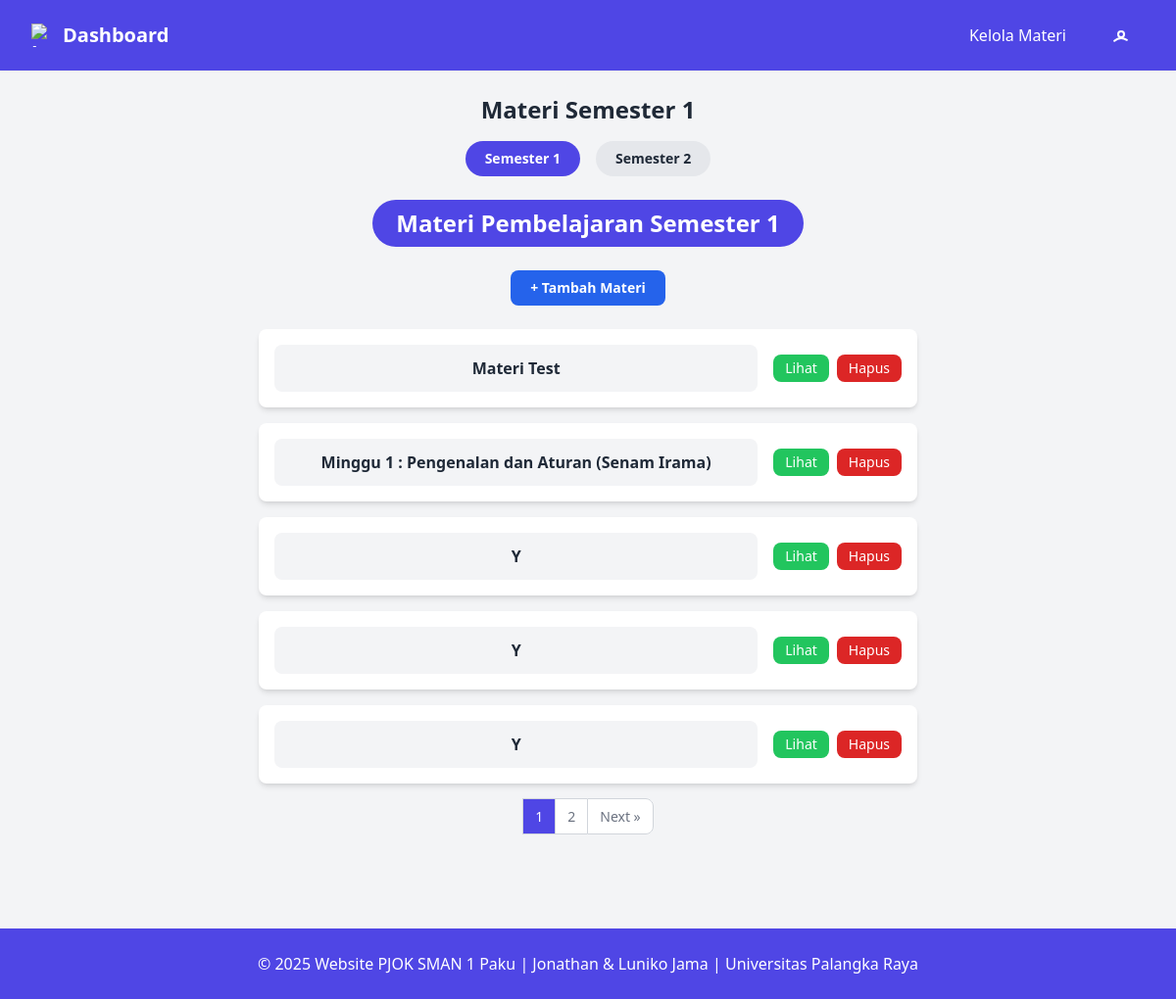
Before: /pages/guru/materi/index.php (signed in) with the older database file.
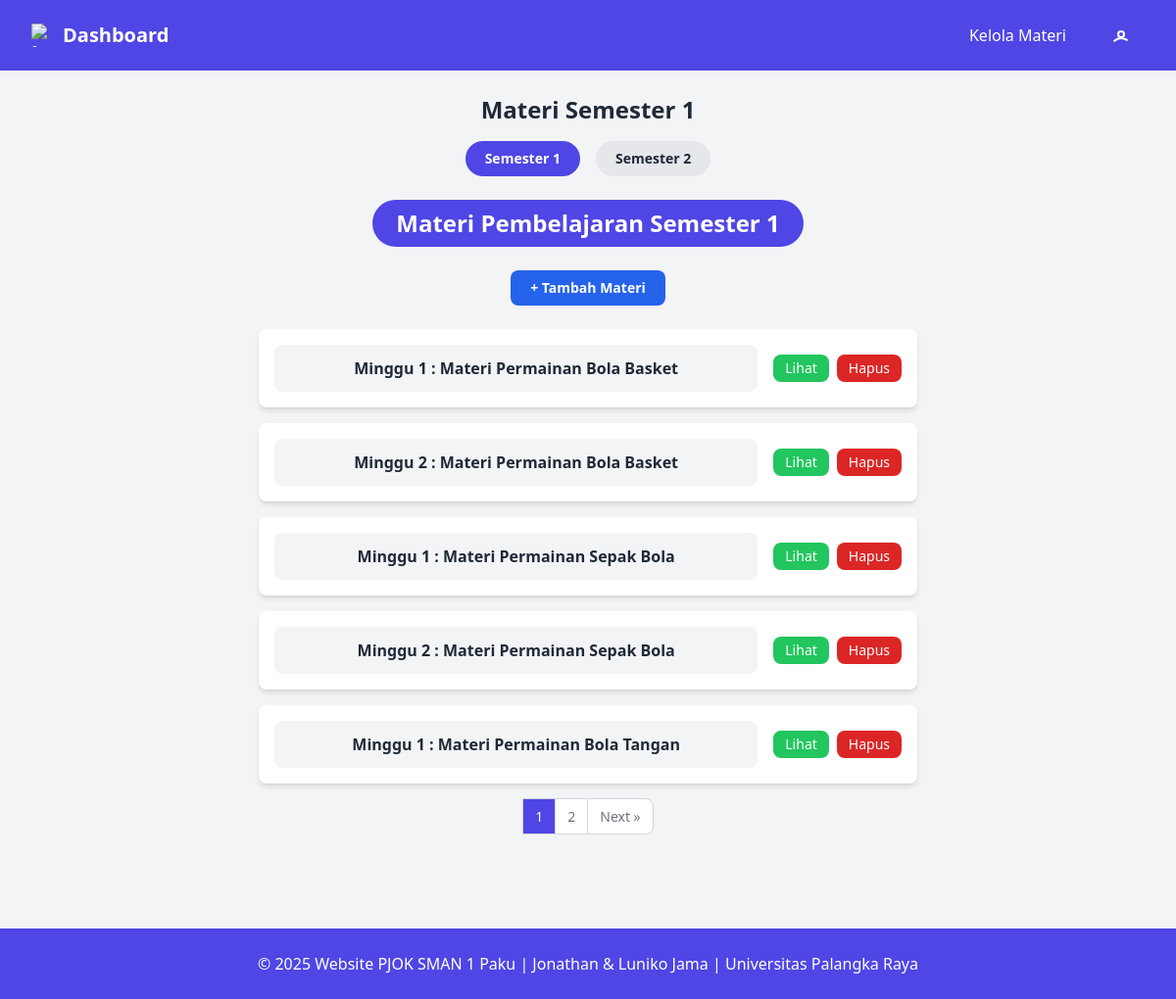
After: the same page with the newer database file.
### tables this page shows
CREATE TABLE `materi` (
  `id_materi` varchar(10) NOT NULL CHECK (`id_materi` like 'MTR%'),
  `judul_materi` varchar(255) NOT NULL,
  `semester_materi` enum('1','2') NOT NULL,
  `isi_materi` longtext DEFAULT NULL,
  `video_materi` varchar(255) DEFAULT NULL,
  `id_admin` varchar(10) DEFAULT NULL,
  `id_guru` varchar(10) DEFAULT NULL,
  `pengubah_terakhir` varchar(10) NOT NULL,
  `role_pengubah` enum('admin','guru','','') NOT NULL,
  `waktu_diubah` datetime NOT NULL DEFAULT current_timestamp()
);

### pages/guru/materi/index.php (the view, shortened to what this page needs)
<?php
require_once "../../../database.php";
$semester = (isset($_GET['semester']) && in_array($_GET['semester'], ['1','2'])) ? $_GET['semester'] : '1';
$perPage    = 5;
$page       = max(1,intval($_GET['page'] ?? 1));
$start      = ($page-1)*$perPage;
$totalRes   = mysqli_query($conn,"SELECT COUNT(*) AS tot FROM materi WHERE semester_materi='$semester'");
$totalData  = mysqli_fetch_assoc($totalRes)['tot'];
$totalPages = ceil($totalData/$perPage);
$sql    = "SELECT * FROM materi WHERE semester_materi='$semester' ORDER BY id_materi DESC LIMIT $start,$perPage";
$res    = mysqli_query($conn,$sql);
$materi = mysqli_fetch_all($res, MYSQLI_ASSOC);
include "../../../includes/navbar_guru.php";
?>
<!DOCTYPE html>
<html lang="id">
<head>
  <script src="https://cdn.tailwindcss.com"></script>
</head>
<body class="bg-indigo-100 p-4 flex flex-col min-h-screen">
  <h1 class="text-2xl font-bold text-gray-800 mb-4 text-center">
    Materi Semester <?= $semester ?>
  </h1>
  <div class="flex justify-center space-x-4 mb-6">
    <?php for($s=1;$s<=2;$s++): ?>
      <a href="?semester=<?= $s ?>"
         class="px-5 py-2 rounded-full text-sm font-semibold <?= $semester==$s ? 'bg-indigo-600 text-white' : 'bg-gray-200 hover:bg-gray-300'; ?>">
        Semester <?= $s ?>
      </a>
    <?php endfor; ?>
  </div>
  <div class="flex justify-center mb-6">
    <h2 class="text-center inline-block text-2xl font-bold text-white bg-indigo-600 rounded-full px-6 py-2">Materi Pembelajaran Semester <?= $semester ?></h2>
  </div>
  <div class="flex justify-center mb-6">
    <a href="tambah.php?semester=<?= $semester ?>"
       class="bg-blue-600 hover:bg-blue-700 text-white px-5 py-2 rounded-lg font-semibold text-sm">
      + Tambah Materi
    </a>
  </div>
  <div class="space-y-4">
    <?php foreach ($materi as $row): ?>
      <div class="bg-white p-4 rounded-lg shadow-md max-w-2xl mx-auto flex flex-col md:flex-row md:items-center md:justify-between">
        <a href="edit.php?id=<?= htmlspecialchars($row['id_materi']) ?>"
           class="text-center flex-1 bg-gray-100 hover:bg-gray-200 rounded-lg p-3 font-semibold text-gray-800 truncate mb-3 md:mb-0 md:mr-4">
          <?= htmlspecialchars($row['judul_materi']) ?>
        </a>
        <div class="flex space-x-2 justify-center w-full md:justify-end w-full md:w-auto">
          <a href="view.php?id=<?= htmlspecialchars($row['id_materi']) ?>"
            class="bg-green-500 hover:bg-green-600 text-white px-3 py-1 rounded-lg text-sm whitespace-nowrap">
            Lihat
          </a>
          <button onclick="confirmDelete('<?= htmlspecialchars($row['id_materi']) ?>')"
            class="bg-red-600 hover:bg-red-700 text-white px-3 py-1 rounded-lg text-sm whitespace-nowrap">
            Hapus
          </button>
        </div>
      </div>
    <?php endforeach; ?>
  </div>
  <?php if ($totalPages > 1): ?>
  <nav class="flex justify-center mt-6" aria-label="Pagination">
    <ul class="inline-flex -space-x-px text-sm">
      <?php
      $startPage = max(1, $page - 2);
      $endPage = min($totalPages, $page + 2);
      for ($i = $startPage; $i <= $endPage; $i++): ?>
        <li>
          <a href="?semester=<?= $semester ?>&page=<?= $i ?>"
             class="px-3 py-2 leading-tight border border-gray-300 <?= ($i === $page) ? 'bg-indigo-600 text-white' : 'bg-white text-gray-500 hover:bg-gray-100 hover:text-gray-700'; ?>">
             <?= $i ?>
          </a>
        </li>
      <?php endfor;
      ?>
      <?php if ($page < $totalPages): ?>
        <li>
          <a href="?semester=<?= $semester ?>&page=<?= $page + 1 ?>"
             class="px-3 py-2 leading-tight text-gray-500 bg-white border border-gray-300 rounded-r-lg hover:bg-gray-100 hover:text-gray-700">Next &raquo;</a>
        </li>
      <?php endif; ?>
    </ul>
  </nav>
  <?php endif; ?>
  <?php include "../../../includes/footer.php"; ?>
</body>
</html>

Changed rows visible on the page:
removed materi: judul_materi "Materi Test"
no longer on this page (row edited): materi: judul_materi "Minggu 1 : Pengenalan dan Aturan (Senam Irama)"
changed materi: judul_materi "Y" → "Minggu 1 : Materi Permainan Bola Basket"
changed materi: judul_materi "Y" → "Minggu 2 : Materi Permainan Bola Basket"
changed materi: judul_materi "Y" → "Minggu 1 : Materi Permainan Sepak Bola"
now on this page (row edited): materi: judul_materi "Minggu 2 : Materi Permainan Sepak Bola"
now on this page (row edited): materi: judul_materi "Minggu 1 : Materi Permainan Bola Tangan"
